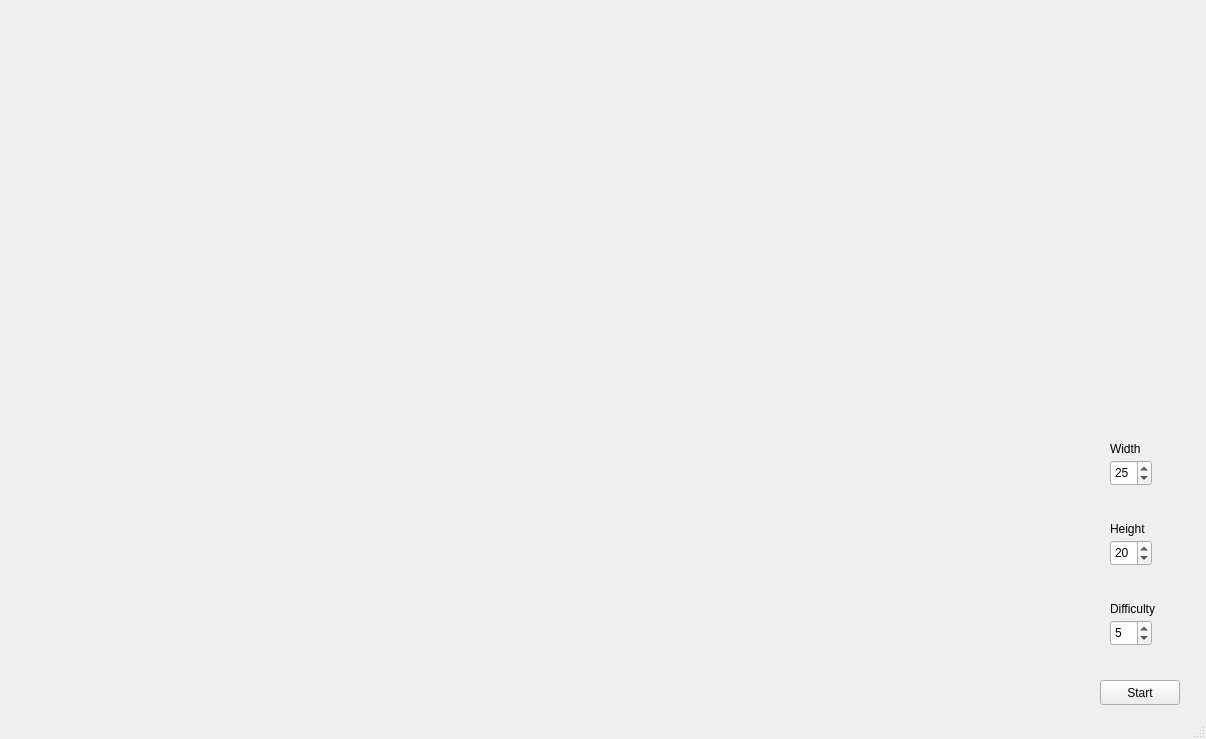
<?xml version="1.0" encoding="UTF-8"?>
<ui version="4.0">
 <class>MainWindow</class>
 <widget class="QMainWindow" name="MainWindow">
  <property name="geometry">
   <rect>
    <x>0</x>
    <y>0</y>
    <width>1206</width>
    <height>739</height>
   </rect>
  </property>
  <property name="minimumSize">
   <size>
    <width>1206</width>
    <height>739</height>
   </size>
  </property>
  <property name="maximumSize">
   <size>
    <width>1206</width>
    <height>739</height>
   </size>
  </property>
  <property name="windowTitle">
   <string>MainWindow</string>
  </property>
  <widget class="QWidget" name="centralwidget">
   <widget class="QPushButton" name="pushButton">
    <property name="geometry">
     <rect>
      <x>1100</x>
      <y>680</y>
      <width>80</width>
      <height>25</height>
     </rect>
    </property>
    <property name="text">
     <string>Start</string>
    </property>
    <property name="checkable">
     <bool>false</bool>
    </property>
    <property name="autoDefault">
     <bool>false</bool>
    </property>
    <property name="default">
     <bool>false</bool>
    </property>
    <property name="flat">
     <bool>false</bool>
    </property>
   </widget>
   <widget class="QSpinBox" name="spinBox_width">
    <property name="geometry">
     <rect>
      <x>1110</x>
      <y>460</y>
      <width>42</width>
      <height>26</height>
     </rect>
    </property>
    <property name="minimum">
     <number>6</number>
    </property>
    <property name="maximum">
     <number>40</number>
    </property>
    <property name="value">
     <number>25</number>
    </property>
   </widget>
   <widget class="QSpinBox" name="spinBox_height">
    <property name="geometry">
     <rect>
      <x>1110</x>
      <y>540</y>
      <width>42</width>
      <height>26</height>
     </rect>
    </property>
    <property name="minimum">
     <number>5</number>
    </property>
    <property name="maximum">
     <number>35</number>
    </property>
    <property name="value">
     <number>20</number>
    </property>
   </widget>
   <widget class="QSpinBox" name="spinBox_diff">
    <property name="geometry">
     <rect>
      <x>1110</x>
      <y>620</y>
      <width>42</width>
      <height>26</height>
     </rect>
    </property>
    <property name="minimum">
     <number>1</number>
    </property>
    <property name="maximum">
     <number>10</number>
    </property>
    <property name="value">
     <number>5</number>
    </property>
   </widget>
   <widget class="QLabel" name="label">
    <property name="geometry">
     <rect>
      <x>1110</x>
      <y>440</y>
      <width>54</width>
      <height>17</height>
     </rect>
    </property>
    <property name="text">
     <string>Width</string>
    </property>
   </widget>
   <widget class="QLabel" name="label_2">
    <property name="geometry">
     <rect>
      <x>1110</x>
      <y>520</y>
      <width>54</width>
      <height>17</height>
     </rect>
    </property>
    <property name="text">
     <string>Height</string>
    </property>
   </widget>
   <widget class="QLabel" name="label_3">
    <property name="geometry">
     <rect>
      <x>1110</x>
      <y>600</y>
      <width>54</width>
      <height>17</height>
     </rect>
    </property>
    <property name="text">
     <string>Difficulty</string>
    </property>
   </widget>
   <widget class="QWidget" name="gridLayoutWidget">
    <property name="geometry">
     <rect>
      <x>10</x>
      <y>10</y>
      <width>1071</width>
      <height>691</height>
     </rect>
    </property>
    <layout class="QGridLayout" name="gridLayout_2">
     <property name="sizeConstraint">
      <enum>QLayout::SetFixedSize</enum>
     </property>
     <property name="spacing">
      <number>0</number>
     </property>
    </layout>
   </widget>
  </widget>
  <widget class="QMenuBar" name="menubar">
   <property name="geometry">
    <rect>
     <x>0</x>
     <y>0</y>
     <width>1206</width>
     <height>22</height>
    </rect>
   </property>
  </widget>
  <widget class="QStatusBar" name="statusbar"/>
 </widget>
 <resources/>
 <connections/>
</ui>
